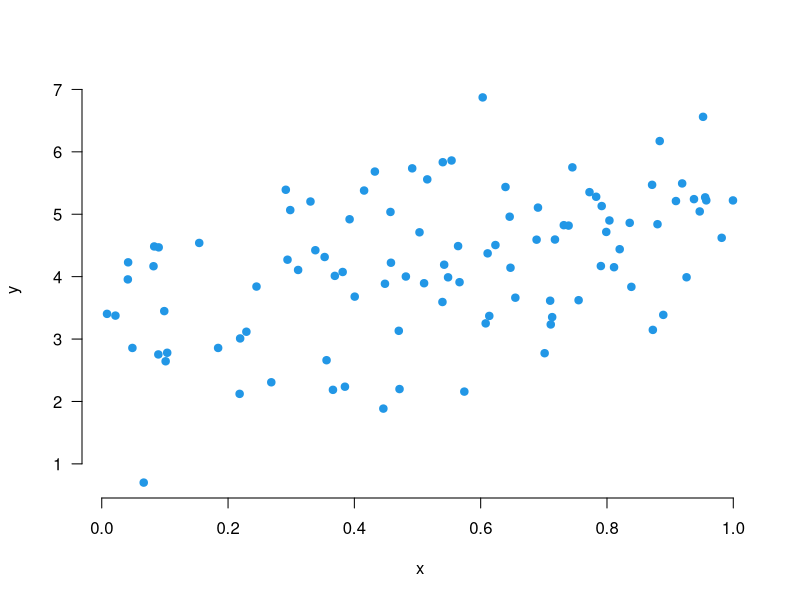
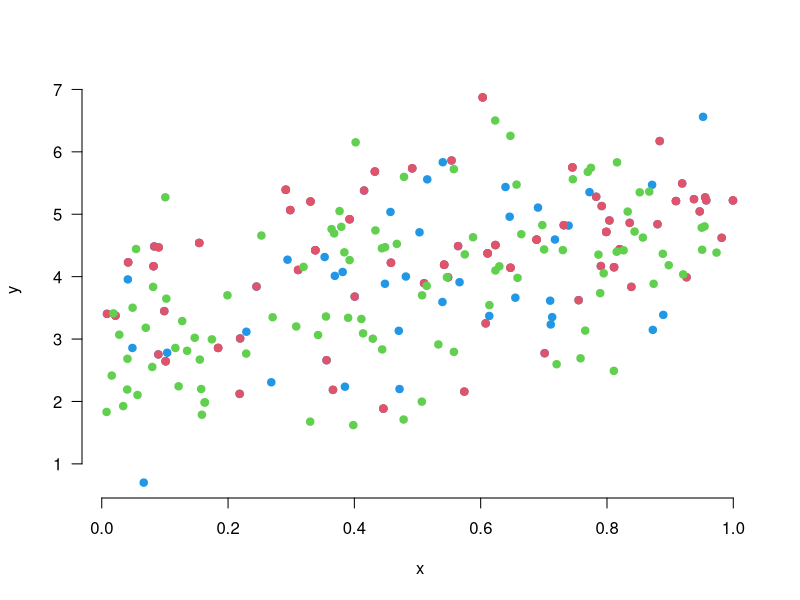
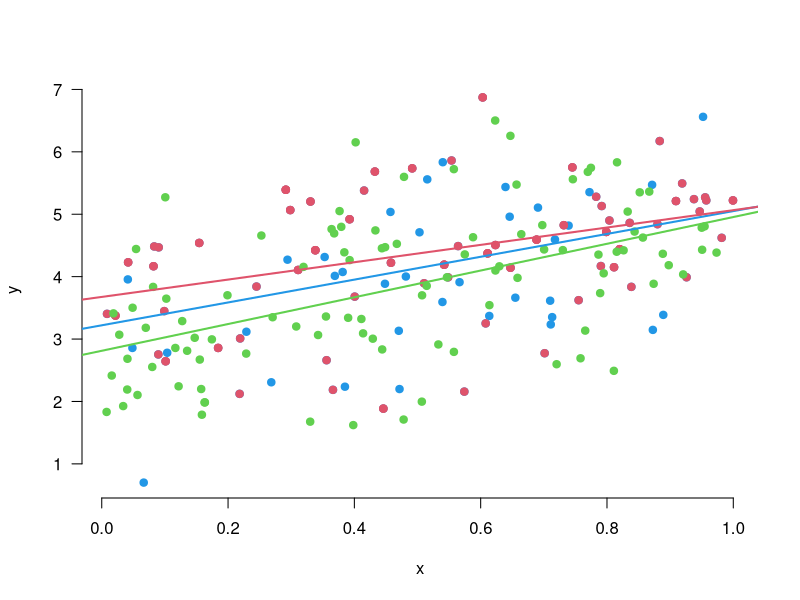
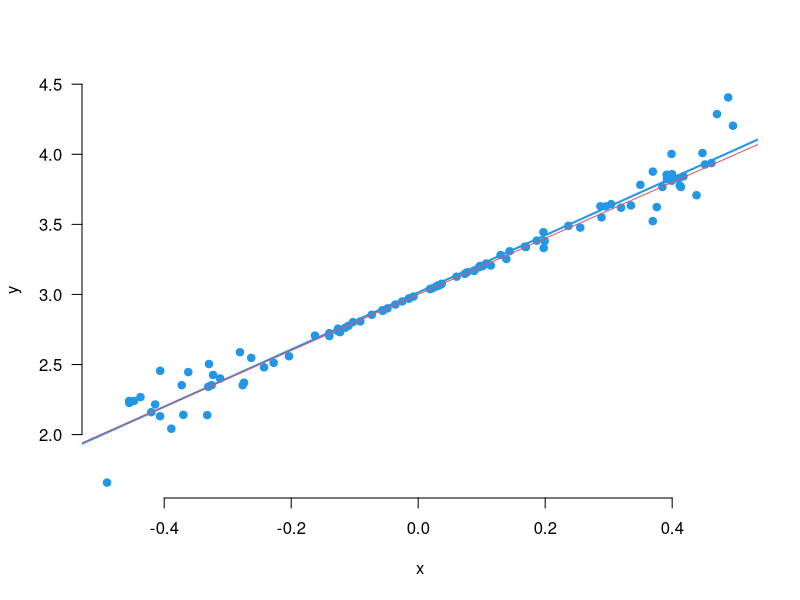
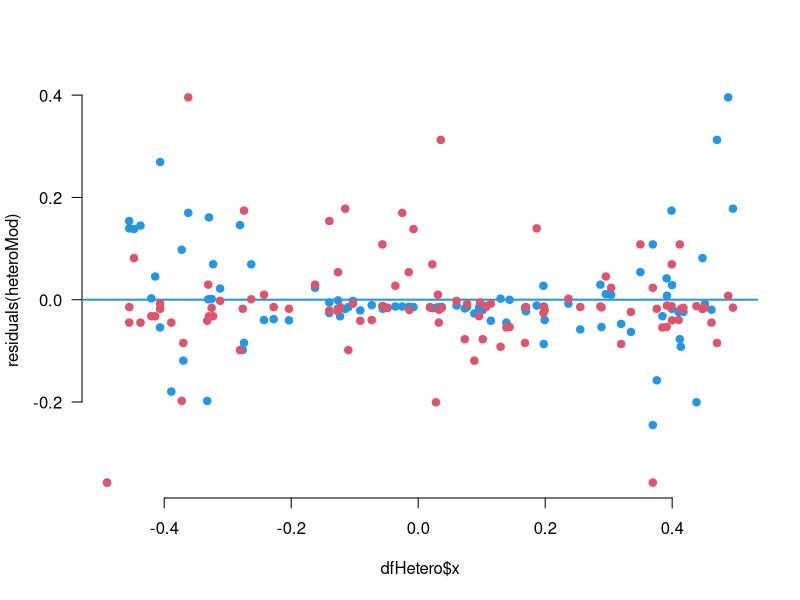
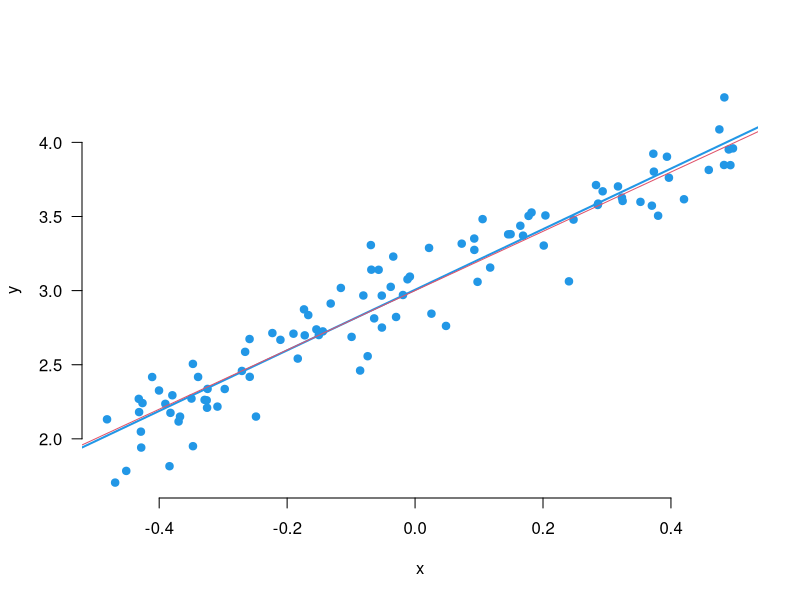
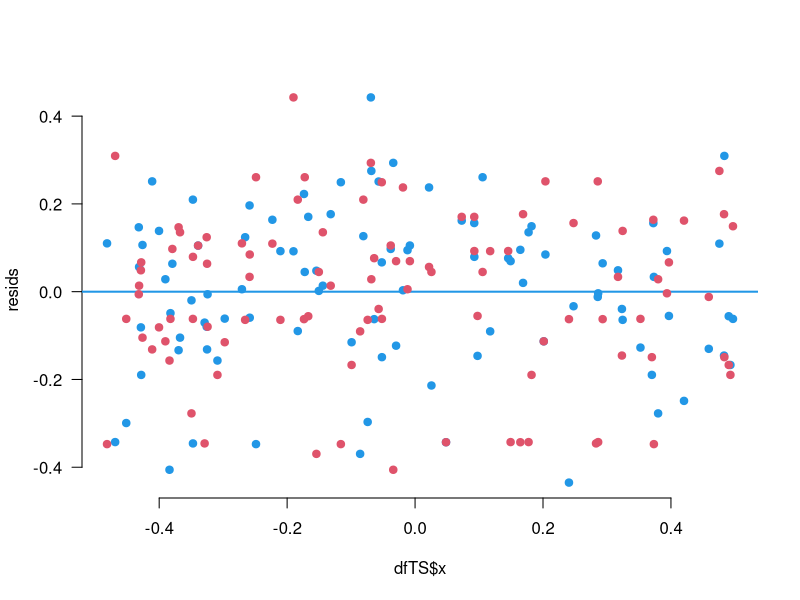
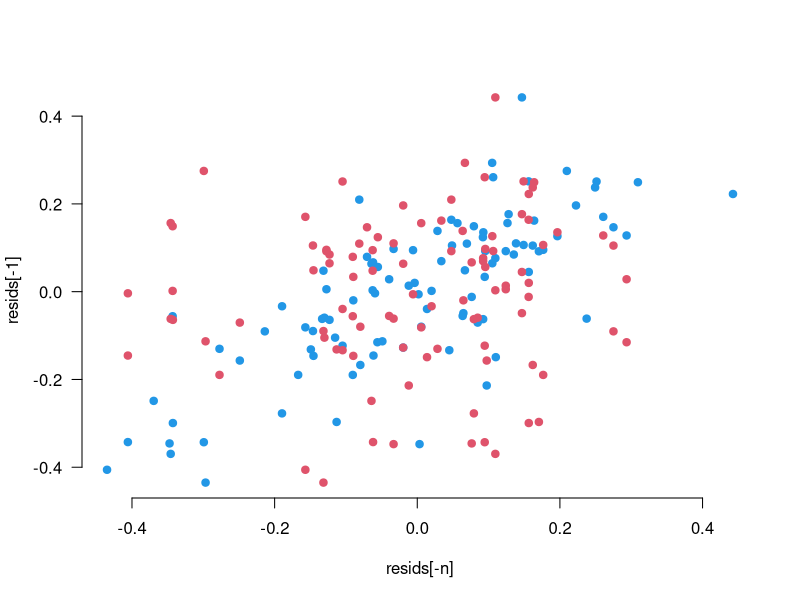

Reproduce these figures in R, in order.
## ---- chunk 1
set.seed(2017-02-21)
sample(1:10, replace=TRUE, prob=1:10/10)
sample(letters[1:10], replace=TRUE, prob=1:10/10)
sample(letters[1:10], replace=TRUE)
sample(letters[1:10])
## ---- chunk 2
set.seed(2017-02-21)
n = 100; x = runif(n)
df = data.frame(x=x, y=3+2*x+rnorm(n))
plot(df, las=1, bty='n',pch=19, col=4)
## ---- chunk 3
plot(df, las=1, bty='n',pch=19, col=4)
df2 = df[sample(1:n, replace=TRUE),]
xn = runif(n)
df3 = data.frame(x=xn, y=3+2*xn+rnorm(n))
points(df2, col=2, pch=19)
points(df3, col=3, pch=19)
## ---- chunk 4
plot(df, las=1, bty='n',pch=19, col=4)
points(df2, col=2, pch=19)
points(df3, col=3, pch=19)
abline(lm(y~x, data=df), col=4, lwd=2)
abline(lm(y~x, data=df2), col=2, lwd=2)
abline(lm(y~x, data=df3), col=3, lwd=2)
## ---- chunk 5
x = runif(n) - 0.5; y = 3+2*x + rnorm(n)*x^2
dfHetero = data.frame(x=x, y=y)
plot(dfHetero, las=1, bty='n', pch=19, col=4)
abline(lm(y~x, data=dfHetero), col=4, lwd=2)
abline(a=3, b=2, col=2)
## ---- chunk 6
heteroMod = lm(y~x, data=dfHetero)
plot(dfHetero$x, residuals(heteroMod), las=1, bty='n', pch=19, col=4)
abline(h=0, col=4, lwd=2)
points(dfHetero$x, residuals(heteroMod)[sample(1:n, replace=TRUE)], col=2, pch=19)
## ---- chunk 7
x = runif(n)-0.5
y = 3+2*x + c(arima.sim(list(ar=.8), n, rand.gen = function(n) 0.1* rt(n, df=5)))
dfTS = data.frame(x=x, y=y)
plot(dfTS, las=1, bty='n', pch=19, col=4)
abline(lm(y~x, data=dfTS), col=4, lwd=2)
abline(a=3, b=2, col=2)
## ---- chunk 8
tsMod = lm(y~x, data=dfTS)
resids = residuals(tsMod)
plot(dfTS$x, resids, las=1, bty='n', pch=19, col=4)
abline(h=0, col=4, lwd=2)
points(dfTS$x, resids[sample(1:n, replace=TRUE)], col=2, pch=19)
## ---- chunk 9
plot(resids[-n], resids[-1], las=1, bty='n', pch=19, col=4)
points(resids[-n][sample(1:(n-1),replace=TRUE)], resids[-1], col=2, pch=19)
## ---- chunk 10
sample.int(10)
## ---- chunk 11
par(mar=c(2,3,0,0))
curve(dchisq(x, df=4), from=0, to=12, bty='n', las=1, col=2,ylab='')
abline(v=4, col='grey40') # mean
abline(v=qchisq(.5, 4), col=2) # median
## ---- chunk 12
n=50
## ---- chunk 13
set.seed(2016-02-17)
x = rchisq(n, 4)
(med = median(x))
B = 100
alp = 0.05
bootMed <- function(x) median(sample(x, length(x), replace=TRUE))
bootDist = replicate(B, bootMed(x))
bootCI = 2* med - quantile(bootDist, probs = c(1-alp/2, alp/2))
plot(density(bootDist), bty='n', las=1, main='')
abline(v=bootCI, col='grey')
abline(v=med, col=1)
abline(v=qchisq(.5, 4), col=2)
## ---- chunk 14
xbar = mean(x)
s = sd(x)
ParaBootSamp <- function(B, xbar, s){
  means = rnorm(B, mean=xbar, sd=s/sqrt(n))
  meds = qchisq(.5, means)
  return(meds)
}
ParaBootDist = ParaBootSamp(B, xbar, s)
ParaBootCI = 2* med - quantile(ParaBootDist, probs = c(1-alp/2, alp/2))
plot(density(ParaBootDist), bty='n', las=1, main='')
abline(v=ParaBootCI, col='grey')
abline(v=med, col=1)
abline(v=qchisq(.5, 4), col=2)
## ---- chunk 15
bootCI[2] - bootCI[1]
## ---- chunk 16
ParaBootCI[2] - ParaBootCI[1]
